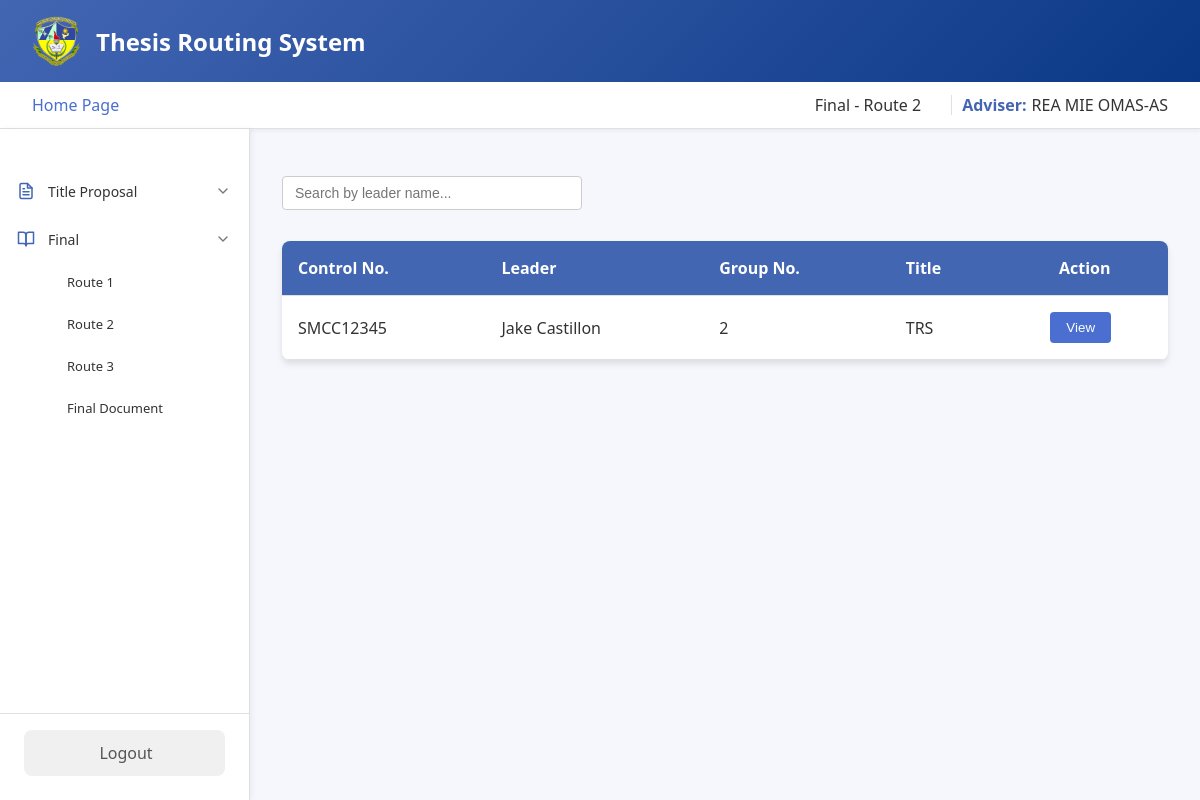
The page /adviser/homepage/final/route2.php (signed in) on the database its author committed.
### tables this page shows
CREATE TABLE `route2final_files` (
  `route2_id` int(11) NOT NULL,
  `student_id` int(11) NOT NULL,
  `docuRoute2` varchar(255) NOT NULL,
  `panel1_id` int(11) NOT NULL,
  `panel2_id` int(11) NOT NULL,
  `panel3_id` int(11) NOT NULL,
  `panel4_id` int(11) NOT NULL,
  `adviser_id` int(11) NOT NULL,
  `department` varchar(255) NOT NULL,
  `date_submitted` date NOT NULL,
  `controlNo` varchar(255) NOT NULL,
  `fullname` varchar(255) NOT NULL,
  `group_number` int(255) NOT NULL,
  `title` varchar(255) NOT NULL,
  `school_year` varchar(255) NOT NULL,
  `panel5_id` varchar(255) NOT NULL,
  `routeNumber` varchar(255) NOT NULL
);

### adviser/homepage/final/route2.php (the view, shortened to what this page needs)
<?php
include '../../../connection.php';
$adviser_id = $_SESSION['adviser_id'];
$fullname = $_SESSION['fullname'] ?? 'Adviser';
?>
<!DOCTYPE html>
<html lang="en">
<head>
</head>
<body>
    <div class="container">
        <header class="header">
            <div class="logo-container">
                <img src="../../../assets/logo.png" alt="SMCC Logo">
                <div class="logo">Thesis Routing System</div>
            </div>
        </header>
        <div class="top-bar">
            <div class="homepage">
                <a href="../homepage.php">Home Page</a>
            </div>
            <div class="user-info">
                <div class="routeNo" style="margin-right: 20px;">Final - Route 2</div>
                <span class="role">Adviser:</span>
                <span class="user-name"><?= htmlspecialchars($fullname) ?></span>
            </div>
        </div>
        <div class="main-content">
        <nav class="sidebar">
                <nav class="nav-menu">
                    <div class="menu-item dropdown">
                        <div class="menu-header">
                            <div class="icon">
                            </div>
                            <span>Title Proposal</span>
                            <div class="dropdown-icon expanded">
                                <svg xmlns="http://www.w3.org/2000/svg" viewBox="0 0 24 24" fill="none"
                                    stroke="currentColor" stroke-width="2" stroke-linecap="round"
                                    stroke-linejoin="round">
                                    <polyline points="6 9 12 15 18 9"></polyline>
                                </svg>
                            </div>
                        </div>
                    </div>
                    <div class="menu-item dropdown">
                        <div class="menu-header">
                            <div class="icon">
                                <svg xmlns="http://www.w3.org/2000/svg" viewBox="0 0 24 24" fill="none"
                                    stroke="currentColor" stroke-width="2" stroke-linecap="round"
                                    stroke-linejoin="round">
                                    <path d="M2 3h6a4 4 0 0 1 4 4v14a3 3 0 0 0-3-3H2z"></path>
                                    <path d="M22 3h-6a4 4 0 0 0-4 4v14a3 3 0 0 1 3-3h7z"></path>
                                </svg>
                            </div>
                            <span>Final</span>
                            <div class="dropdown-icon">
                                <svg xmlns="http://www.w3.org/2000/svg" viewBox="0 0 24 24" fill="none"
                                    stroke="currentColor" stroke-width="2" stroke-linecap="round"
                                    stroke-linejoin="round">
                                    <polyline points="6 9 12 15 18 9"></polyline>
                                </svg>
                            </div>
                        </div>
                        <div class="dropdown-content">
                            <a href="../final/route1.php" class="submenu-item">Route 1</a>
                            <a href="../final/route2.php" class="submenu-item">Route 2</a>
                            <a href="../final/route3.php" class="submenu-item">Route 3</a>
                            <a href="../final/finaldocu.php" class="submenu-item">Final Document</a>
                        </div>
                    </div>
                </nav>
                <div class="logout">
                    <a href="../../../logout.php">Logout</a>
                </div>
            </nav>
            <div class="content" id="content-area">
            <div class="search-container">
                <input type="text" id="searchInput" class="search-box" placeholder="Search by leader name..." onkeyup="searchTable()">
            </div>
            <?php
            $query = "
                    SELECT
                        docuRoute2,
                        student_id,
                        route2_id,
                        department,
                        group_number,
                        controlNo,
                        fullname,
                        title
                    FROM route2final_files
                    WHERE adviser_id = ?";
                $stmt = $conn->prepare($query);
                $stmt->bind_param("s", $adviser_id);
                $stmt->execute();
                $result = $stmt->get_result();
                if ($result->num_rows > 0) {
                    echo "
                    <table>
                        <thead>
                            <tr>
                                <th>Control No.</th>
                                <th>Leader</th>
                                <th>Group No.</th>
                                <th>Title</th>
                                <th class='action-label'>Action</th>
                            </tr>
                        </thead>
                        <tbody>
                    ";
                    while ($row = $result->fetch_assoc()) {
                        $filePath = htmlspecialchars($row['docuRoute2'], ENT_QUOTES);
                        $student_id = htmlspecialchars($row['student_id'], ENT_QUOTES);
                        $route2_id = htmlspecialchars($row['route2_id'], ENT_QUOTES);
                        $groupNo = htmlspecialchars($row['group_number'], ENT_QUOTES);
                        $controlNo = htmlspecialchars($row['controlNo'], ENT_QUOTES);
                        $fullName = htmlspecialchars($row['fullname'], ENT_QUOTES);
                        $title = htmlspecialchars($row['title'], ENT_QUOTES);
                        echo "
                            <tr>
                                <td>$controlNo</td>
                                <td>$fullName</td>
                                <td>$groupNo</td>
                                <td>$title</td>
                                <td style='text-align: center;'>
                                    <button class='view-button' onclick=\"viewFile('$filePath', '$student_id', '$route2_id')\">View</button>
                                </td>
                            </tr>
                        ";
                    }
                    echo "
                        </tbody>
                    </table>
                    ";
                } else {
                    echo "<p>No files uploaded yet.</p>";
                }
                ?>
            </div>
        </div>
    </div>
</html>

### adviser/homepage/final/route2.php (style rules this page uses)
:root { --primary: #4366b3; --primary-light: #0a3885; --accent: #4a6fd1; --light: #f5f7fd; --dark: #333; --success: #28a745; --shadow: 0 4px 6px rgba(0, 0, 0, 0.1); --border: #e0e0e0; --white: #ffffff; --hover: #f5f7fd; --active: #e5ebf8; --text-light: #777777; --radius: 8px; }
* { margin: 0; padding: 0; box-sizing: border-box; }
body { font-family: 'Segoe UI', Tahoma, Geneva, Verdana, sans-serif; background-color: var(--light); color: var(--dark); min-height: 100vh; }
.container { display: flex; flex-direction: column; min-height: 100vh; }
.header { background: linear-gradient(135deg, var(--primary) 0%, var(--primary-light) 100%); color: white; padding: 1rem 2rem; box-shadow: var(--shadow); }
.logo-container { display: flex; align-items: center; }
.logo-container img { height: 50px; margin-right: 15px; }
.logo { font-size: 1.5rem; font-weight: 600; }
.top-bar { display: flex; justify-content: space-between; align-items: center; padding: 0.75rem 2rem; background-color: white; box-shadow: 0 2px 4px rgba(0, 0, 0, 0.05); border-bottom: 1px solid var(--border); }
.homepage a { color: var(--accent); text-decoration: none; font-weight: 500; transition: all 0.3s; }
.user-info { display: flex; align-items: center; }
.role { font-weight: 600; margin-right: 5px; color: var(--primary); }
.user-name { color: var(--dark); }
.main-content { display: flex; flex: 1; }
.sidebar { width: 250px; background-color: white; padding: 1.5rem 0; box-shadow: 2px 0 5px rgba(0, 0, 0, 0.05); display: flex; flex-direction: column; justify-content: space-between; border-right: 1px solid var(--border); }
.sidebar a { display: block; padding: 0.75rem 1.5rem; color: var(--dark); text-decoration: none; transition: all 0.3s; border-left: 3px solid transparent; }
.logout { padding: 0 1.5rem; margin-top: auto; border-top: 1px solid var(--border); padding-top: 1rem; }
.logout a { display: flex; align-items: center; justify-content: center; background-color: #f0f0f0; color: #555; padding: 0.75rem; border-radius: 8px; text-decoration: none; font-weight: 500; transition: all 0.3s; }
.content { flex: 1; padding: 2rem; position: relative; overflow: auto; }
.action-label { text-align: center; }
table { width: 100%; border-collapse: collapse; margin-top: 1rem; background-color: white; box-shadow: var(--shadow); border-radius: 8px; overflow: hidden; }
th, td { padding: 1rem; text-align: left; border-bottom: 1px solid var(--border); }
th { background-color: var(--primary); color: white; font-weight: 600; }
button { padding: 0.5rem 1rem; border: none; border-radius: 4px; cursor: pointer; font-weight: 500; transition: all 0.3s; }
.view-button { background-color: var(--accent); color: white; margin-right: 0.5rem; }
.nav-menu { display: flex; flex-direction: column; padding: 1rem 0; gap: 4px; }
.menu-item { display: flex; flex-direction: column; }
.menu-header { display: flex; align-items: center; padding: 0.75rem 1rem; cursor: pointer; border-radius: 8px; transition: all 0.2s ease; gap: 12px; }
.icon { width: 20px; height: 20px; display: flex; align-items: center; justify-content: center; color: var(--primary); }
.icon svg { width: 18px; height: 18px; stroke: var(--primary); }
.menu-header span { flex: 1; font-size: 14px; color: var(--dark); }
.dropdown-icon { width: 20px; height: 20px; display: flex; align-items: center; justify-content: center; transition: transform 0.2s ease; }
.dropdown-icon svg { width: 16px; height: 16px; stroke: #777777; }
.dropdown-content { display: none; flex-direction: column; padding-left: 2.5rem; }
.dropdown-content.show { display: flex; }
.submenu-item { padding: 0.6rem 1rem; font-size: 13px; color: #777777; text-decoration: none; border-radius: 8px; transition: all 0.2s ease; }
.search-container { margin: 15px 0; width: 100%; display: flex; justify-content: flex-start; align-items: center; }
.search-box { padding: 8px 12px; border: 1px solid #ccc; border-radius: 4px; width: 300px; font-size: 14px; margin-bottom: 15px; }

### rows shown on the page
route2final_files: controlNo "SMCC12345", fullname "Jake Castillon", group_number "2", title "TRS"

### other values the page prints
$fullname "REA MIE OMAS-AS"
